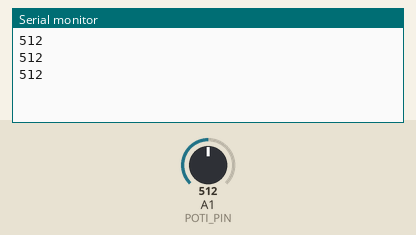
Recording of a sketch running on a simulated Arduino Uno, built with avr-gcc and run on an emulated ATmega328P. Shown: the last lines printed to the serial monitor. Inputs (shaded band) come from the test bench; at power-on: A1 (POTI_PIN) = 512.

Above: at 1.3 s.
1.4 s: A1 (POTI_PIN) set to 56
At 1.9 s:
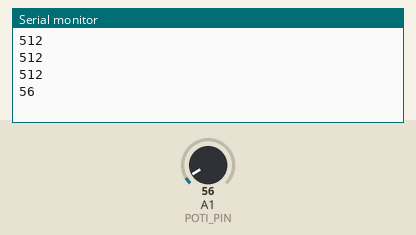
2.9 s: A1 (POTI_PIN) set to 45
At 3.4 s:
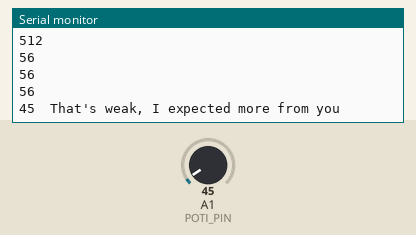

Measured:
- the behaviour switches between 50 and 49 on A1 (POTI_PIN) (found by bisection; images 1 and 2)
- after the input at 1.4 s, the serial monitor: prints a new line after 0.10 s (image 1)
- after the input at 2.9 s, the serial monitor: prints a new line after 0.10 s (image 2)

The sketch:

poti_example.ino
```cpp
#define POTI_PIN A1

int voltage;

void setup() {
    Serial.begin(115200);

    pinMode(POTI_PIN, INPUT);
}

void loop() {
    voltage = analogRead(POTI_PIN);

    Serial.print(voltage);

    if(voltage > 990){
        Serial.print("\tDamn bro!");
    }
    if(voltage < 50){
        Serial.print("\tThat's weak, I expected more from you");
    }
    Serial.println();

    delay(500);

}
```
